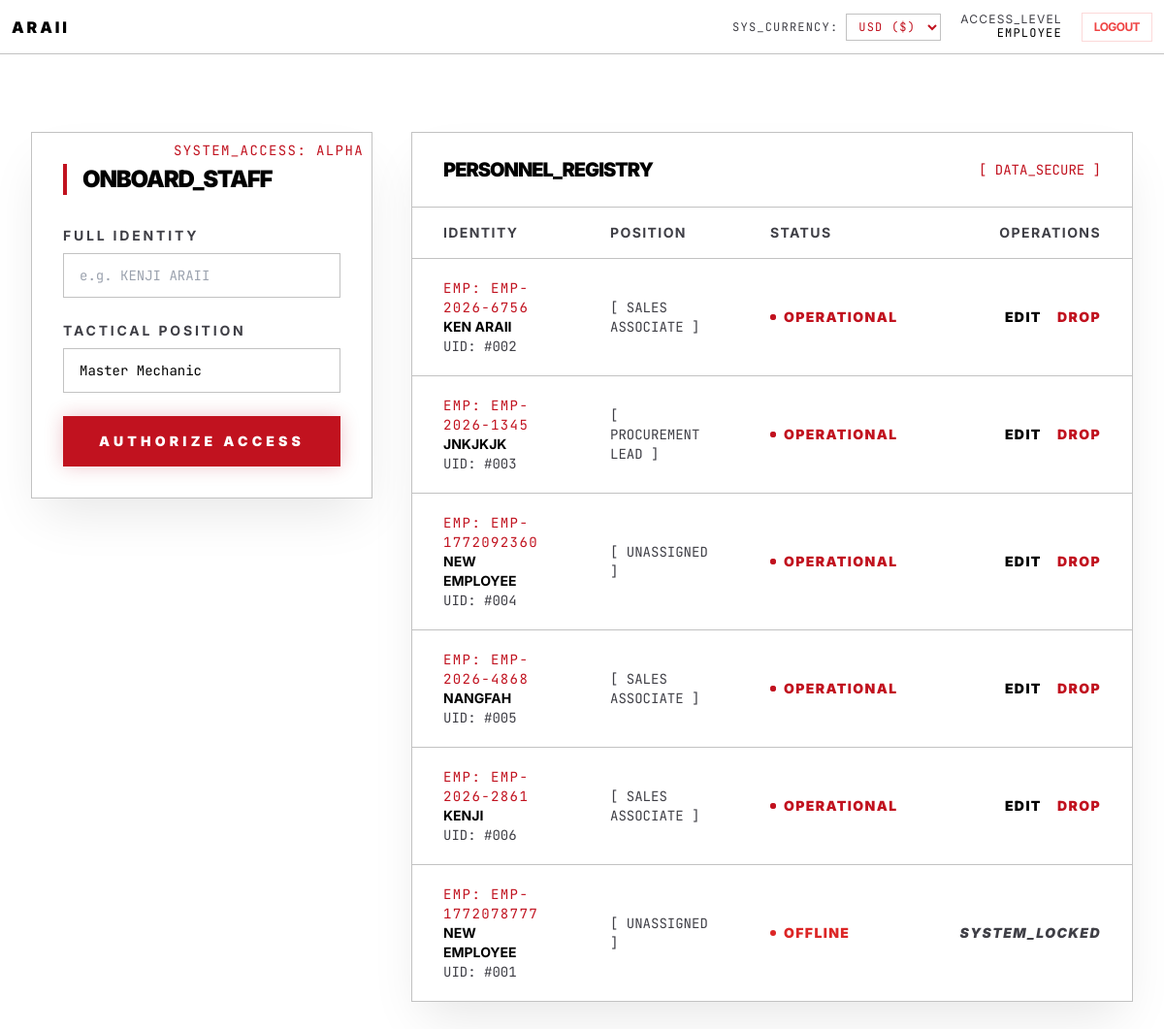
The page /employees.php (signed in) on the database its author committed.
### tables this page shows
CREATE TABLE `employees` (
  `employee_id` int(11) NOT NULL,
  `user_id` int(11) DEFAULT NULL,
  `employee_code` varchar(20) NOT NULL,
  `name` varchar(100) NOT NULL,
  `position` varchar(100) NOT NULL,
  `is_active` tinyint(1) DEFAULT 1,
  `created_at` timestamp NULL DEFAULT current_timestamp()
);

### employees.php (the view, shortened to what this page needs)
<?php
require_once "config/database.php";
?>
<!DOCTYPE html>
<html lang="en">
<?php
include 'partials/head.php';
?>
<body class="page-bg-cinematic bg-white text-black font-sans min-h-screen overflow-x-hidden selection:bg-premium selection:text-white">
    <?php include 'partials/nav.php'; ?>
    <main class="max-w-[1400px] mx-auto py-20 px-8">
        <div class="grid grid-cols-1 lg:grid-cols-3 gap-10">
            <div class="lg:col-span-1 anim-load" style="animation-delay: 0.1s;">
                <div class="bg-white border border-obsidian-edge p-8 relative overflow-hidden shadow-2xl shadow-black/10">
                    <div class="absolute top-0 right-0 p-2 font-mono text-sm text-premium/30 uppercase tracking-widest">System_Access: Alpha</div>
                    <h2 class="text-2xl font-black uppercase tracking-tighter mb-8 border-l-4 border-premium pl-4">Onboard_Staff</h2>
                    <form action="actions/add_employee.php" method="POST" class="space-y-6">
                        <div>
                            <label class="block text-sm uppercase tracking-[0.2em] text-obsidian-muted mb-2 font-bold">Full Identity</label>
                            <input type="text" name="emp_name" required placeholder="e.g. KENJI ARAII"
                                class="w-full bg-white border border-obsidian-edge px-4 py-3 text-sm font-mono focus:outline-none focus:border-premium transition-colors text-black">
                        </div>
                        <div>
                            <label class="block text-sm uppercase tracking-[0.2em] text-obsidian-muted mb-2 font-bold">Tactical Position</label>
                            <select name="position" class="w-full bg-white border border-obsidian-edge px-4 py-3 text-sm font-mono focus:outline-none focus:border-premium transition-colors text-black appearance-none">
                                <option value="Master Mechanic">Master Mechanic</option>
                            </select>
                        </div>
                        <button type="submit" class="w-full py-4 bg-premium text-white text-sm font-black uppercase tracking-[0.3em] hover:bg-white hover:text-black transition-all duration-300 shadow-[0_0_20px_rgba(176,0,32,0.22)]">
                            Authorize Access
                        </button>
                    </form>
                </div>
            </div>
            <div class="lg:col-span-2 anim-load" style="animation-delay: 0.2s;">
                <div class="bg-white border border-obsidian-edge overflow-hidden shadow-2xl shadow-black/10">
                    <div class="px-8 py-6 border-b border-obsidian-edge bg-white/[0.02] flex justify-between items-center">
                        <h2 class="text-xl font-black uppercase tracking-tighter">Personnel_Registry</h2>
                        <span class="text-premium font-mono text-sm animate-pulse">[ DATA_SECURE ]</span>
                    </div>
                    <div class="overflow-x-auto">
                        <table class="w-full text-left border-collapse">
                            <thead>
                                <tr class="text-sm uppercase tracking-widest text-obsidian-muted border-b border-obsidian-edge">
                                    <th class="px-8 py-4">Identity</th>
                                    <th class="px-8 py-4">Position</th>
                                    <th class="px-8 py-4">Status</th>
                                    <th class="px-8 py-4 text-right">Operations</th>
                                </tr>
                            </thead>
                            <tbody class="divide-y divide-obsidian-edge">
                                <?php
                                $empQuery = "SELECT * FROM employees ORDER BY is_active DESC";
                                $empResult = $mysqli->query($empQuery);
                                if ($empResult->num_rows > 0):
                                    while($emp = $empResult->fetch_assoc()):
                                        $isActive = (int)$emp['is_active'] === 1;
                                        $statusText = $isActive ? 'OPERATIONAL' : 'OFFLINE';
                                ?>
                                <tr class="group hover:bg-white/[0.01] transition-colors">
                                    <td class="px-8 py-5">
                                        <div class="text-sm font-mono text-premium uppercase tracking-widest">
                                            EMP: <?= htmlspecialchars($emp['employee_code']) ?>
                                        </div>
                                        <div class="text-sm font-bold uppercase text-black group-hover:text-premium transition-colors">
                                            <?= htmlspecialchars($emp['name']) ?>
                                        </div>
                                        <div class="text-sm font-mono text-obsidian-muted">UID: #<?= str_pad($emp['employee_id'], 3, '0', STR_PAD_LEFT) ?></div>
                                    </td>
                                    <td class="px-8 py-5 text-sm font-mono uppercase text-obsidian-muted">
                                        [ <?= htmlspecialchars($emp['position']) ?> ]
                                    </td>
                                    <td class="px-8 py-5">
                                    <?php if($isActive): ?>
                                        <div class="flex items-center gap-2 text-sm font-black uppercase tracking-widest text-premium">
                                            <span class="relative flex h-1.5 w-1.5">
                                                <span class="relative inline-flex rounded-full h-1.5 w-1.5 bg-premium"></span>
                                            </span>
                                            <?= $statusText ?>
                                        </div>
                                    <?php else: ?>
                                        <div class="flex items-center gap-2 text-sm font-black uppercase tracking-widest text-red-600">
                                            <span class="h-1.5 w-1.5 rounded-full bg-red-600"></span>
                                            <?= $statusText ?>
                                        </div>
                                    <?php endif; ?>
                                    </td>
                                    <td class="px-8 py-5 text-right">
                                        <div class="flex justify-end gap-4">
                                            <?php if($isActive): ?>
                                                <a href="edit_employee.php?id=<?= $emp['employee_id'] ?>" class="text-sm font-black uppercase tracking-widest text-black/50 hover:text-black transition-colors">Edit</a>
                                                <a href="actions/soft_delete.php?id=<?= $emp['employee_id'] ?>"
                                                onclick="return confirm('Decommission this entity?')"
                                                class="text-sm font-black uppercase tracking-widest text-premium hover:underline transition-colors">Drop</a>
                                            <?php else: ?>
                                                <span class="text-sm font-black uppercase tracking-widest text-obsidian-muted italic">System_Locked</span>
                                            <?php endif; ?>
                                        </div>
                                    </td>
                                </tr>
                                <?php endwhile; else: ?>
                                <tr>
                                    <td colspan="3" class="px-8 py-10 text-center text-obsidian-muted font-mono text-sm">No active personnel found.</td>
                                </tr>
                                <?php endif; ?>
                            </tbody>
                        </table>
                    </div>
                </div>
            </div>
        </div>
    </main>
</body>
</html>

### assets/css/app.css (style rules this page uses)
:root { --ui-bg: #ffffff; --ui-surface: #ffffff; --ui-text: #000000; --ui-muted: #3f3f46; --ui-border: rgba(0, 0, 0, 0.24); --ui-accent: #c1121f; --ui-track: #ffffff; }
body { background-color: var(--ui-bg) !important; color: var(--ui-text) !important; }
body.page-bg-cinematic { background-image: none; }
.bg-white, .bg-white\/95, .bg-white\/90, .bg-white\/80, .bg-white\/50, .bg-obsidian-bg, .bg-obsidian-surface { background-color: var(--ui-surface) !important; }
.text-black, .text-black\/50, .text-black\/60, .text-black\/70, .text-black\/80, .text-obsidian-muted { color: var(--ui-text) !important; }
.text-obsidian-muted { color: var(--ui-muted) !important; }
.border-obsidian-edge, .border-black\/10, .border-black\/20, .divide-obsidian-edge, .divide-black\/20 { border-color: var(--ui-border) !important; }
.text-premium, .text-premium\/30, .text-premium\/50 { color: var(--ui-accent) !important; }
.bg-premium, .bg-premium\/10, .bg-premium\/20 { background-color: var(--ui-accent) !important; }
.border-premium, .border-premium\/20, .border-premium\/30, .border-premium\/50 { border-color: var(--ui-accent) !important; }
.anim-load { animation: tectonicRise 0.8s forwards ease-out; opacity: 0; }

### rows shown on the page
employees: employee_code "EMP-2026-6756", name "KEN ARAII", employee_id "002", position "SALES ASSOCIATE", is_active "OPERATIONAL"
employees: employee_code "EMP-2026-1345", name "JNKJKJK", employee_id "003", position "PROCUREMENT LEAD", is_active "OPERATIONAL"
employees: employee_code "EMP-1772092360", name "NEW EMPLOYEE", employee_id "004", position "UNASSIGNED", is_active "OPERATIONAL"
employees: employee_code "EMP-2026-4868", name "NANGFAH", employee_id "005", position "SALES ASSOCIATE", is_active "OPERATIONAL"
employees: employee_code "EMP-2026-2861", name "KENJI", employee_id "006", position "SALES ASSOCIATE", is_active "OPERATIONAL"
employees: employee_code "EMP-1772078777", name "NEW EMPLOYEE", employee_id "001", position "UNASSIGNED", is_active "OFFLINE", shows "SYSTEM_LOCKED"

### other values the page prints
$_SESSION['role'] "EMPLOYEE"
